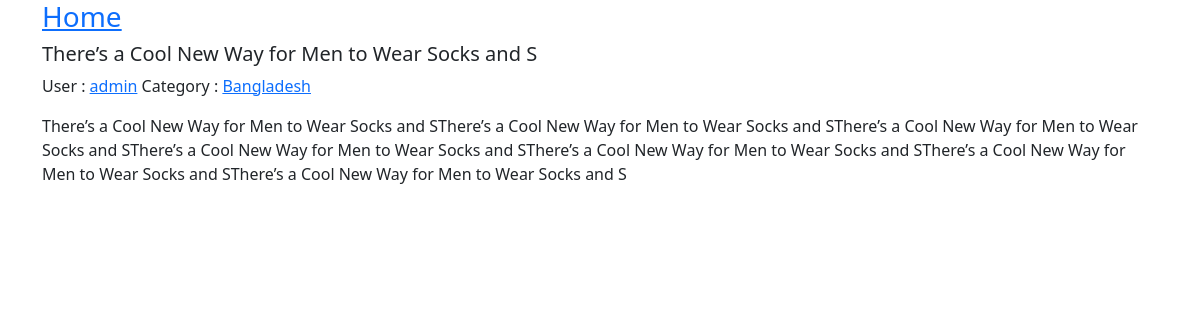
Screenshot of /post/details/2 with the database file from the repository.
### post/models.py (models this page shows, shortened)
class Post(models.Model):
    title = models.CharField(max_length=100)
    body = models.TextField()
    author = models.ForeignKey(User, on_delete=models.CASCADE)
    category = models.ForeignKey(Category, on_delete=models.SET_NULL, blank=True, null=True)
    create_on = models.DateTimeField(auto_now_add=True)

class Category(models.Model):
    name = models.CharField(max_length=50)
    def __str__(self):
        return self.name

### post/views.py (the view)
# urls.py: path('post/details/<int:pk>', views.post_details, name='post-details'),
def post_details(request, pk):
    post = Post.objects.get(id=pk)
    context = {
        'post': post
    }
    return render(request, 'post_details.html', context)

### templates/post_details.html (shortened to what this page needs)
{% extends 'base.html' %}
{% block content %}
<h3><a href='{% url "home" %}'>Home</a></h3>
 <div class = "con-md-12 mt-2">
    <div class="col-md-12" >
        <h5 class="title">{{post.title}}</h5>
        <p>User : <a href="{% url 'user-filtering-post' post.author %}">{{ post.author}}</a> Category : <a href="{% url 'caregory-filtering-post' post.category %}">{{ post.category }}</a></p>
        <p class="
        text">{{ post.body }}</p>
      </div>
    </div>
{% endblock %}

### rows the page displays
Post: title "There’s a Cool New Way for Men to Wear Socks and S", author "admin", category "Bangladesh", body "There’s a Cool New Way for Men to Wear Socks and SThere’s a Cool New Way for Men to Wear Socks and SThere’s a Cool New Way for Men to Wear Socks and SThere’s a Cool New Way for Men to Wear Socks and SThere’s a Cool New Way for Men to Wear Socks and SThere’s a Cool New Way for Men to Wear Socks and SThere’s a Cool New Way for Men to Wear Socks and S"
